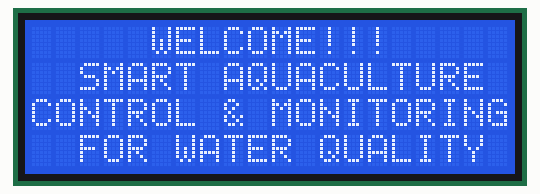
Bench run of a sketch on a simulated ESP32. Shown: 20×4 character LCD. The local clock reads 2024-03-15 10:24:30 at power-on unless the sketch sets it; what the sketch prints to the serial monitor is not drawn.

Above: at 0.2 s.
At 3.2 s:
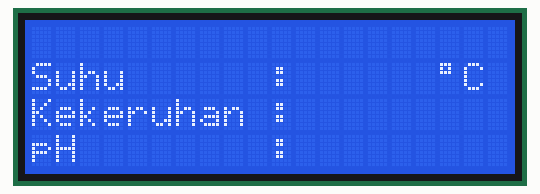
At 4.2 s:
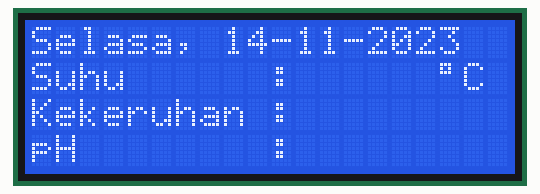

The sketch:

test_lcd_RTC.ino
```cpp
#include <Wire.h>
#include <LiquidCrystal_I2C.h>
#include "RTClib.h"

LiquidCrystal_I2C lcd(0x27, 20, 4);

// RTC DS3231
RTC_DS3231 rtc;

char dataHari[7][12] = {"Minggu", "Senin", "Selasa", "Rabu", "Kamis", "Jumat", "Sabtu"};
String hari;
int tanggal, bulan, tahun, jam, menit, detik;

void setup() {
  // put your setup code here, to run once:
  Serial.begin(9600);

  Wire.begin(21, 22);
  lcd.init();
  lcd.backlight();

  if (! rtc.begin()) {
    Serial.println("RTC Tidak Ditemukan");
    Serial.flush();
    abort();
  }

  rtc.adjust(DateTime(F(__DATE__), F(__TIME__)));

  lcd.setCursor(5, 0);
  lcd.print("WELCOME!!!");
  lcd.setCursor(2, 1);
  lcd.print("SMART AQUACULTURE");
  lcd.setCursor(0, 2);
  lcd.print("CONTROL & MONITORING");
  lcd.setCursor(2, 3);
  lcd.print("FOR WATER QUALITY");
  delay(3000);
  lcd.clear();

  lcd.setCursor(0, 1);
  lcd.print("Suhu      :  ");
  lcd.setCursor (17, 1);
  lcd.print ((char)223);
  lcd.print ("C");
  lcd.setCursor(0, 2);
  lcd.print("Kekeruhan : ");
  lcd.setCursor(0, 3);
  lcd.print("pH        :   ");
}

void loop() {
  // put your main code here, to run repeatedly.

  bacartc();

  lcd.setCursor(0, 0);
  lcd.print(String() + hari + ", " + tanggal + "-" + bulan + "-" + tahun);
}

void bacartc() {
  DateTime now = rtc.now();
  hari    = dataHari[now.dayOfTheWeek()];
  tanggal = now.day(), DEC;
  bulan   = now.month(), DEC;
  tahun   = now.year(), DEC;
  jam     = now.hour(), DEC;
  menit   = now.minute(), DEC;
  detik   = now.second(), DEC;

  Serial.println(String() + hari + ", " + tanggal + "-" + bulan + "-" + tahun);
  Serial.println(String() + jam + ":" + menit + ":" + detik);
  delay(1000);
}
```

Measured:
- what the display in image 1 shows lasts 1.0 s, from 3.2 s to 4.2 s
